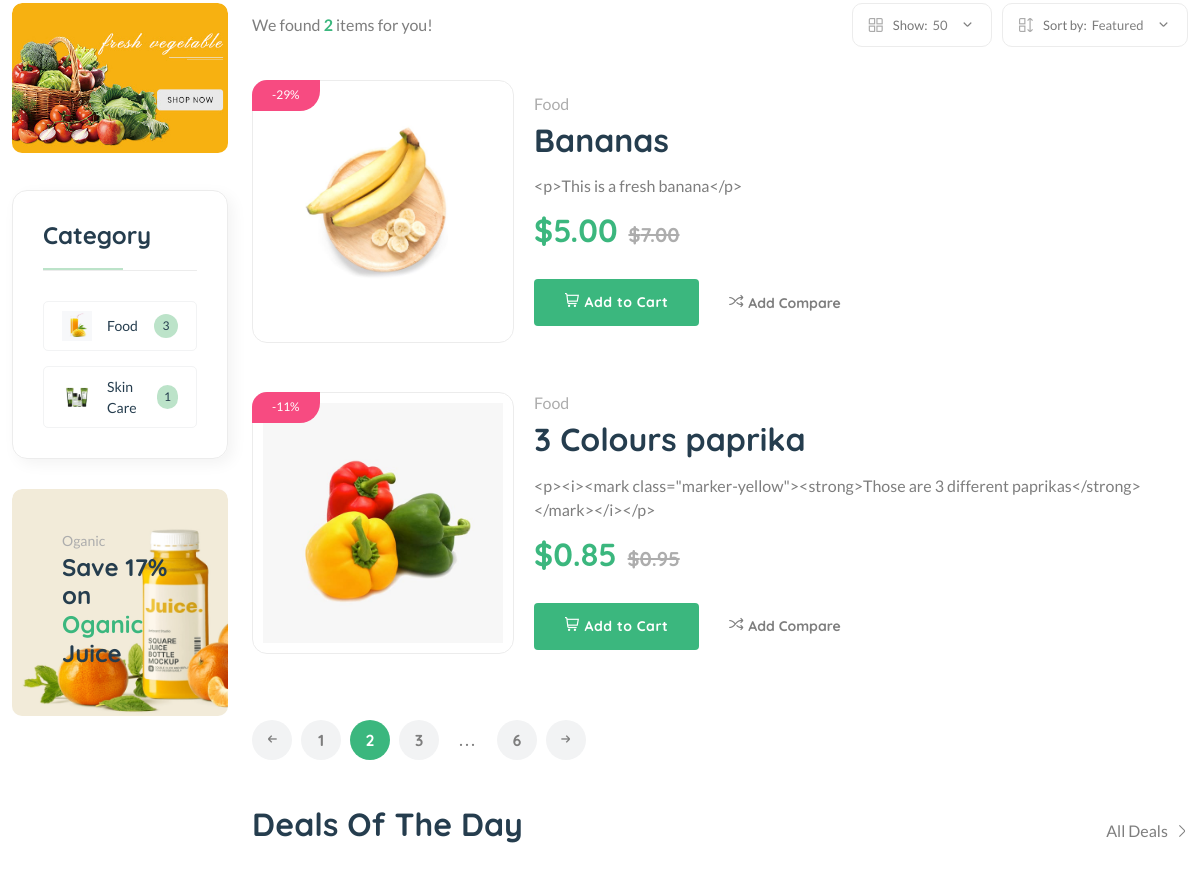
The app's page /vendor/vend2hhdcdghf (middle part), older data.
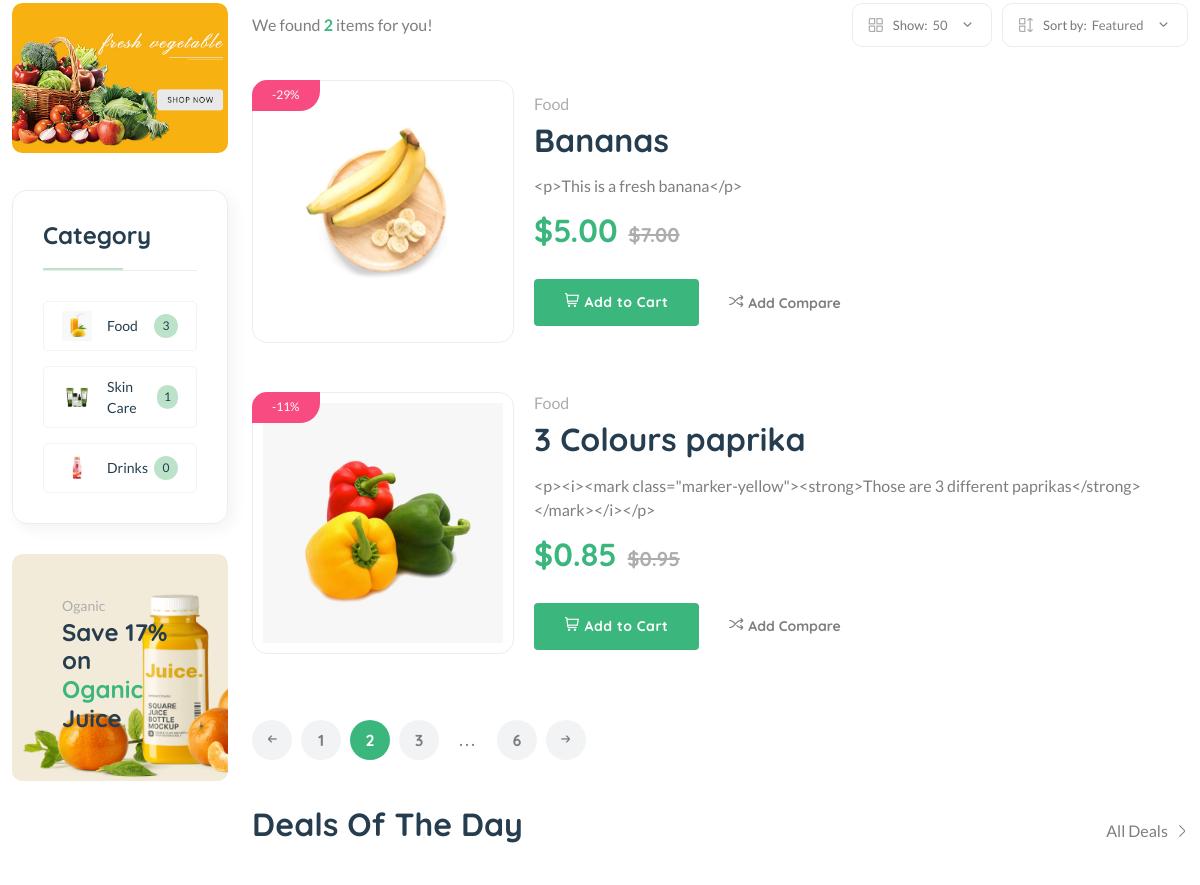
The same page, newer data.
### core/models.py (models this page shows, shortened)
class Product(models.Model):
    pid = ShortUUIDField(unique=True, length=10, max_length=20, alphabet="abcdefgh12345")
    user = models.ForeignKey(User, on_delete=models.SET_NULL, null=True)
    category = models.ForeignKey(Category, on_delete=models.SET_NULL, null=True, related_name="category")
    vendor = models.ForeignKey(Vendor, on_delete=models.SET_NULL, null=True, related_name="vendor")
    title = models.CharField(max_length=100, default="Fresh Pear")
    image = models.ImageField(upload_to=user_directory_path, default="product.jpg")
    description = CKEditor5Field(null=True, blank=True, default="This is the product", config_name="extends")
    price = models.DecimalField(max_digits=99999999, decimal_places=2, default="1.99")
    old_price = models.DecimalField(max_digits=99999999, decimal_places=2, default="2.99")
    specifications = CKEditor5Field(null=True, blank=True, config_name="extends")
    type = models.CharField(max_length=100, default="Organic", null=True, blank=True)
    stock_count = models.CharField(max_length=100, default="10", null=True, blank=True)
    life = models.CharField(max_length=100, default="100 Days", null=True, blank=True)
    mfd = models.DateTimeField(auto_now_add=False, null=True, blank=True)
    tags = TaggableManager(blank=True)
    product_status = models.CharField(choices=STATUS, max_length=10, default="in_review")
    status = models.BooleanField(default=True)
    in_stock = models.BooleanField(default=True)
    featured = models.BooleanField(default=True)
    digital = models.BooleanField(default=False)
    sku = ShortUUIDField(unique=True, length=4, max_length=10, prefix="sku", alphabet="1234567890")
    date = models.DateTimeField(auto_now_add=True)
    updated = models.DateTimeField(null=True, blank=True)
    class Meta:
        verbose_name_plural = "Products"
    def get_percentage(self):
        new_price = 100 - (self.price / self.old_price) * 100
        return new_price

class Category(models.Model):
    cid = ShortUUIDField(unique=True, length=10, max_length=20, prefix="cat", alphabet="abcdefgh12345")
    title = models.CharField(max_length=100, default="Food")
    image = models.ImageField(upload_to="category", default="category.jpg")
    class Meta:
        verbose_name_plural = "Categories"
    def __str__(self):
        return self.title

### core/views.py (the view)
# urls.py: path("vendor/<vid>", vendor_detail_view, name="vendor-detail"),
def vendor_detail_view(request, vid):
    vendor = Vendor.objects.get(vid=vid)
    products = Product.objects.filter(vendor=vendor, product_status="published")
    context = {
        "vendor": vendor,
        "products": products,
    }
    return render(request, "core/vendor-detail-list.html", context)

### core/context_processor.py (called while the page is built)
def default(request):
    categories = Category.objects.all()
    vendors = Vendor.objects.all()
    min_max_price = Product.objects.aggregate(Min("price"), Max("price")) # Get the lowest and highest value from the models (price from product)
    try:
        address = Address.objects.get(user=request.user)
    except:
        address = None
    return {
        "categories": categories,
        "address": address,
        "vendors": vendors,
        "min_max_price": min_max_price,
    }

### templates/core/vendor-detail-list.html (shortened to what the changed rows need)
{% extends 'core/partials/base.html' %}
{% load static %}
{% block content %}
    <main class="main">
        <div class="container mb-30">
            <div class="row flex-row-reverse">
                <div class="col-lg-4-5">
                    <div class="product-list mb-50">
                        {% for p in products %}
                        <div class="product-cart-wrap">
                            <div class="product-img-action-wrap">
                                <div class="product-img product-img-zoom">
                                    <div class="product-img-inner">
                                        <a href="shop-product-right.html">
                                            <img class="default-img" src="{{ p.image.url }}" alt="" />
                                        </a>
                                    </div>
                                </div>
                                <div class="product-badges product-badges-position product-badges-mrg">
                                    <span class="hot">-{{p.get_percentage|floatformat:0}}%</span>
                                </div>
                            </div>
                            <div class="product-content-wrap">
                                <div class="product-category">
                                    <a href="shop-grid-right.html">{{ p.category }}</a>
                                </div>
                                <h2><a href="shop-product-right.html">{{ p.title|truncatechars:50 }}</a></h2>
                                <p class="mt-15 mb-15">{{ p.description }}</p>
                                <div class="product-price">
                                    <span>${{ p.price }}</span>
                                    <span class="old-price">${{ p.old_price }}</span>
                                </div>
                                <div class="mt-30 d-flex align-items-center">
                                    <a aria-label="Buy now" class="btn" href="shop-cart.html"><i class="fi-rs-shopping-cart mr-5"></i>Add to Cart</a>
                                    <a href="#" class="add-wishlish ml-30 text-body font-sm font-heading font-weight-bold"><i class="fi-rs-shuffle mr-5"></i>Add Compare</a>
                                </div>
                            </div>
                        </div>
                        {% endfor %}
                    </div>
                </div>
                <div class="col-lg-1-5 primary-sidebar sticky-sidebar">
                    <div class="sidebar-widget widget-category-2 mb-30">
                        <ul>
                            {% for c in categories %}
                            <li>
                                <a href="shop-grid-right.html"> <img src="{{ c.image.url }}" alt="" />{{ c.title }}</a><span class="count">{{ c.category.count }}</span>
                            </li>
                            {% endfor %}
                        </ul>
                    </div>
                </div>
            </div>
        </div>
    </main>
{% endblock content %}

Row changes from the older to the newer data that the page shows:
added Category: image (picture), title "Drinks", category.count "0"
